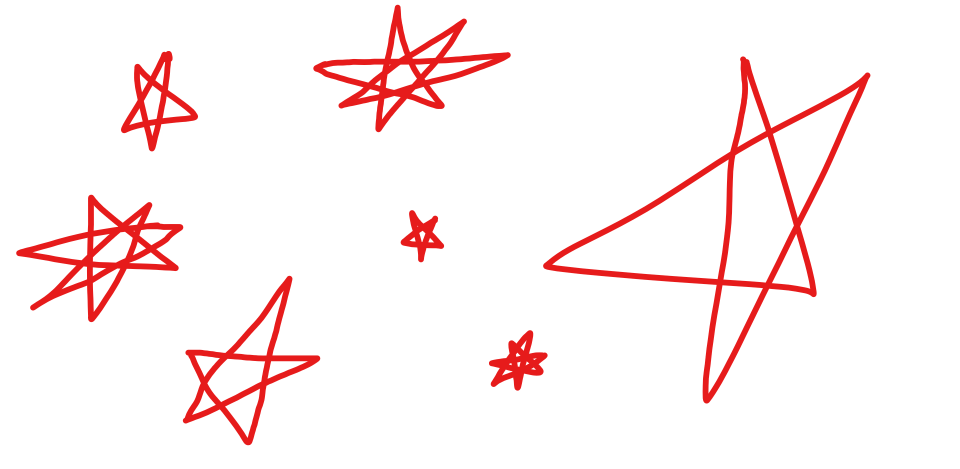
#> input picture chap12轮廓检测/pics/轮廓2五角星七角星.png, 2878 x 1405 px (shown at 1/3 size)
$ python '轮廓的特征值.py'
#> lines starting #> are read from the running program, lines starting #| are printed output that depends on the picture; after the words box and inside, x2 and y2 are one past the last pixel; in counts of white or black regions, pixels touching at a corner belong together; long printed decimals are rounded
### chap12轮廓检测/chineseImgReader.py
import cv2
from PIL import Image
import numpy as np


#中文路径图片读取，返回nparray，8位BGR三通道

def imgRead(filePath):
#> called with filePath = './pics/轮廓2五角星七角星.png'
    if filePath is not None:
        imgSrc = Image.open(filePath)
#> imgSrc is the input picture: PIL image 2878x1405 RGBA; mean R, G, B, A 253.4, 240.8, 240.8, 255
        imgArr = np.array(imgSrc)
        if imgSrc.format == 'PNG':
            return cv2.cvtColor(imgArr, cv2.COLOR_RGBA2BGR)
        elif imgSrc.format == 'JPEG':
            return cv2.cvtColor(imgArr, cv2.COLOR_RGB2BGR)
        else:
            print('格式不支持')
            return None
    else:
        print('检查文件路径')
        return None

### chap12轮廓检测/轮廓的特征值.py
import numpy as np
import cv2

import chineseImgReader

img = chineseImgReader.imgRead(r'./pics/轮廓2五角星七角星.png')
img = cv2.resize(img, None, None, 0.4, 0.4)
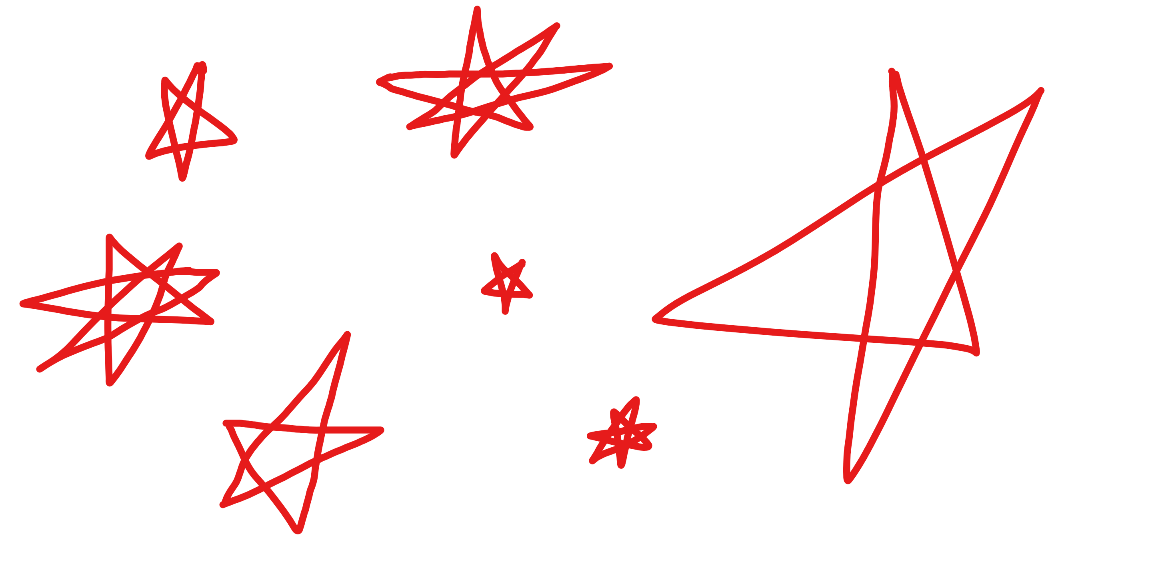
#> img: shape (562, 1151, 3); mean B, G, R 240.8, 240.8, 253.4
imgCopy = img.copy()
img = cv2.cvtColor(img, cv2.COLOR_BGR2GRAY)
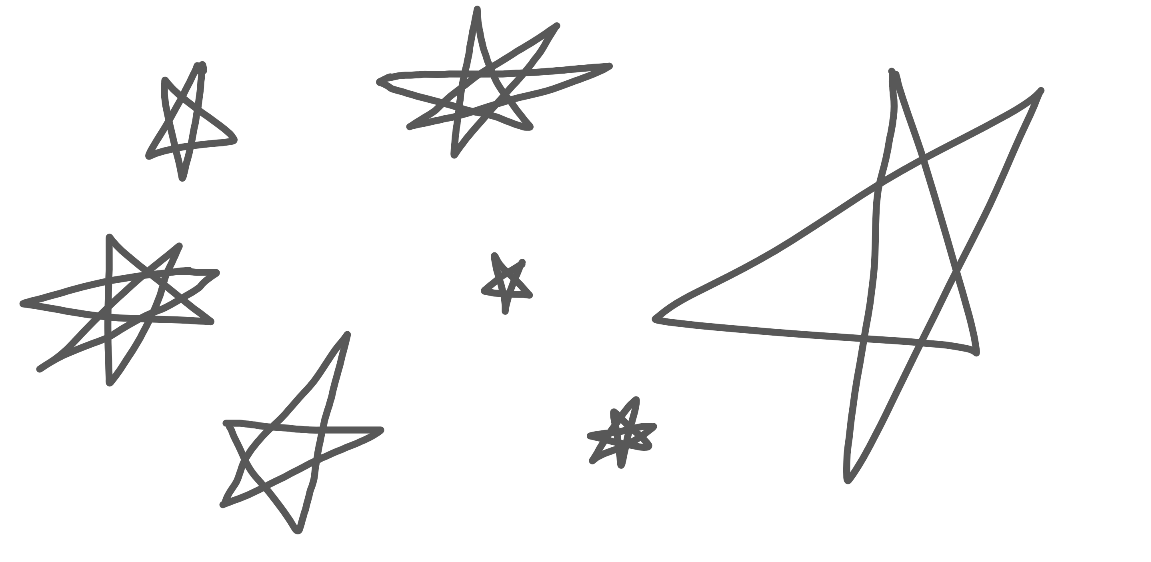
#> img: shape (562, 1151); min 88, max 255, mean 244.6
threshT, img = cv2.threshold(img, -1, 255, cv2.THRESH_BINARY_INV+cv2.THRESH_OTSU)
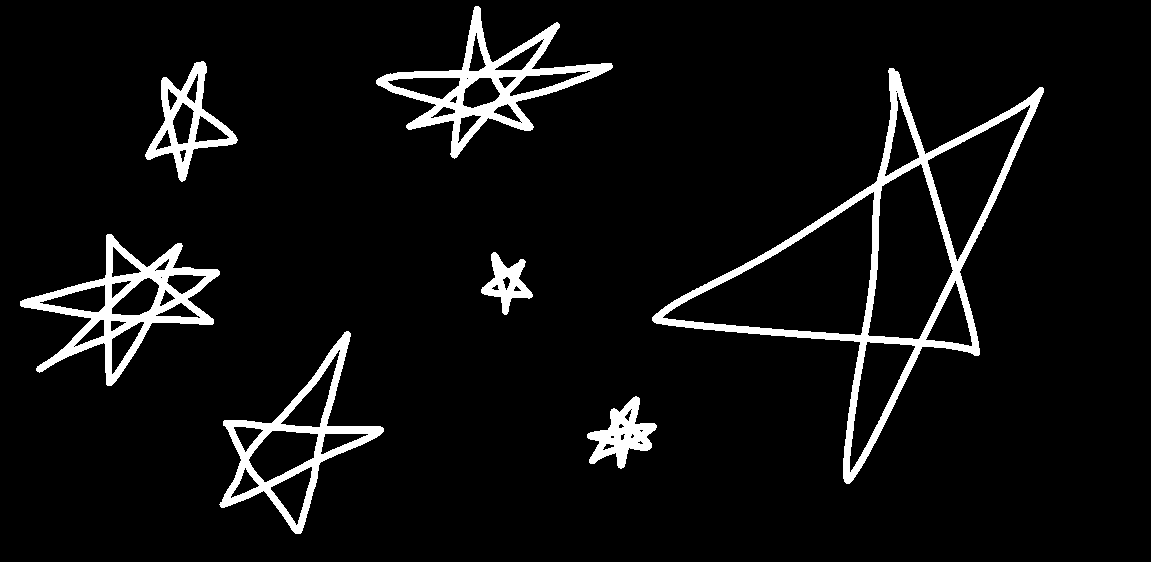
#> img: shape (562, 1151); 6.2% white; 7 white regions
#> threshT = 173

#轮廓识别
contours, hierarchy = cv2.findContours(img, cv2.RETR_EXTERNAL, cv2.CHAIN_APPROX_SIMPLE)
#> contours = 7 contours; box (x1, y1, x2, y2) and area: (652, 68, 1044, 484) 48895, (20, 234, 220, 386) 11395, (219, 331, 384, 534) 11380, (376, 6, 613, 159) 10932, (145, 61, 238, 182) 4460, (587, 396, 657, 469) 2226, (481, 252, 533, 315) 1360
#轮廓多边形近似
contoursPoly = [cv2.approxPolyDP(contours[i], 0.01*cv2.arcLength(contours[i], True), True) for i in range(len(contours))]
#> contoursPoly = 7 contours; box (x1, y1, x2, y2) and area: (652, 68, 1043, 484) 47276, (20, 234, 220, 386) 10878, (221, 331, 384, 534) 10826, (376, 6, 612, 159) 9722, (145, 61, 238, 182) 4138, (587, 397, 657, 469) 2033, (481, 252, 533, 315) 1348

#轮廓高宽比
#计算外界矩阵
for i in range(len(contours)):
    x,y,w,h = cv2.boundingRect(contoursPoly[i])
    print('轮廓{}高宽比:'.format(i), w/h)
#> this loop made 7 passes
#> (x, y, w, h) on passes 1 to 7: (587, 397, 70, 72), (221, 331, 163, 203), (481, 252, 52, 63), (20, 234, 200, 152), (652, 68, 391, 416), (145, 61, 93, 121), (376, 6, 236, 153)
#| 轮廓0高宽比: 0.9722
#| 轮廓1高宽比: 0.803
#| 轮廓2高宽比: 0.8254
#| 轮廓3高宽比: 1.316
#| 轮廓4高宽比: 0.9399
#| 轮廓5高宽比: 0.7686
#| 轮廓6高宽比: 1.542
print('----------------------------------------------------------------')
#轮廓extend（轮廓面积/矩形面积）
for i in range(len(contours)):
    x,y,w,h = cv2.boundingRect(contoursPoly[i])
    print('轮廓{}extend：'.format(i), cv2.contourArea(contoursPoly[i])/(w*h))

#solidity（轮廓面积/凸包面积）
convexHull = [cv2.convexHull(contoursPoly[i]) for i in range(len(contours))]
#> convexHull = 7 contours; box (x1, y1, x2, y2) and area: (652, 68, 1043, 484) 89556, (376, 6, 612, 159) 20905, (20, 234, 220, 386) 20883, (221, 331, 384, 534) 19823, (145, 61, 238, 182) 6838, (587, 397, 657, 469) 3316, (481, 252, 533, 315) 2125
for i in range(len(contours)):
    print('轮廓{} solidity：'.format(i), cv2.contourArea(contoursPoly[i])/cv2.contourArea(convexHull[i]))
#> this loop made 7 passes
#| 轮廓0 solidity： 0.6131
#| 轮廓1 solidity： 0.5462
#| 轮廓2 solidity： 0.6344
#| 轮廓3 solidity： 0.5209
#| 轮廓4 solidity： 0.5279
#| 轮廓5 solidity： 0.6051
#| 轮廓6 solidity： 0.465

#等效直径（与轮廓面积相等圆的直径）
for i in range(len(contours)):
    print('轮廓{}等效直径：'.format(i), np.sqrt(4*cv2.contourArea(contoursPoly[i])/np.pi))


#极点
for i in range(len(contours)):
    print('左：', contoursPoly[i][contoursPoly[i][:,:,0].argmin()][0])
    print('右：', contoursPoly[i][contoursPoly[i][:,:,0].argmax()][0])
    print('上：', contoursPoly[i][contoursPoly[i][:,:,1].argmin()][0])
    print('下：', contoursPoly[i][contoursPoly[i][:,:,1].argmax()][0])
